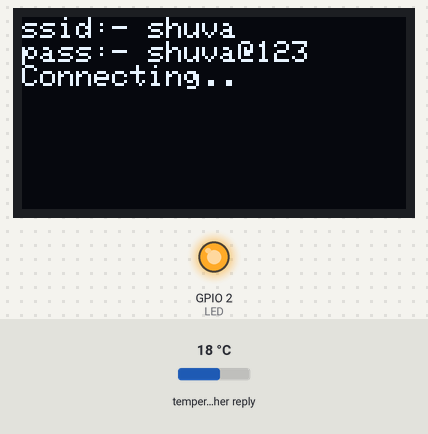
Simulated run of this sketch. Board: ESP32. Parts: 128×64 one-colour display, output pins drawn as LEDs (lit = HIGH). Inputs (shaded band) come from the test bench; at power-on: temperature in the weather reply 18 °C. WiFi joins after 1.5 s; servers stay silent unless stated; web services answer with replies made up by the test bench; what the sketch prints to the serial monitor is not drawn.

Above: at 1.2 s.
1.3 s: temperature in the weather reply set to -14 °C
At 11.0 s:
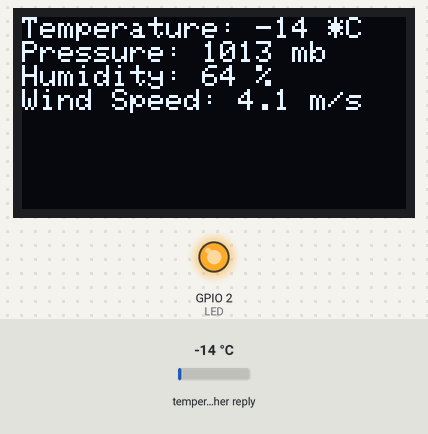
11.8 s: temperature in the weather reply set to -1 °C
At 21.5 s:
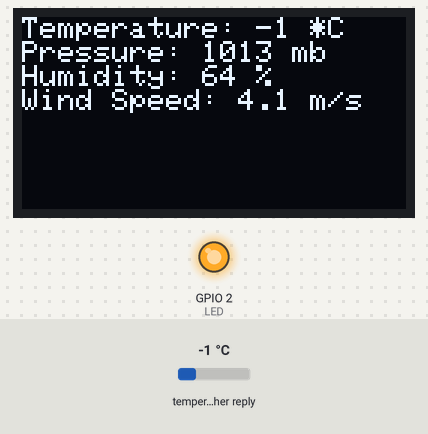
22.1 s: temperature in the weather reply set to 1 °C
At 32.0 s:
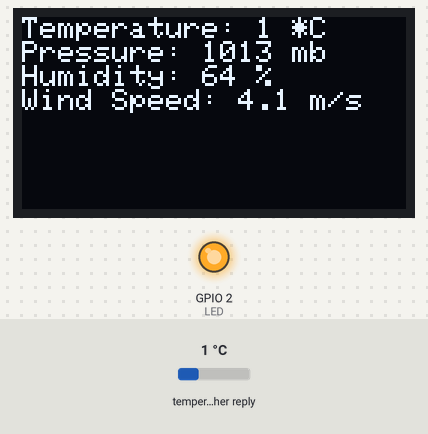
42.6 s: temperature in the weather reply set to 14 °C
At 51.8 s:
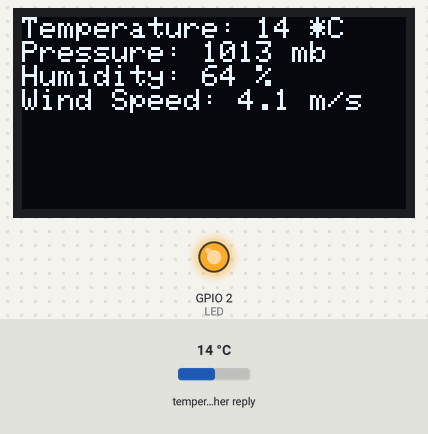
Timing chart, 0 to 53.3 s (numbered marks = the images above; inputs shaded):
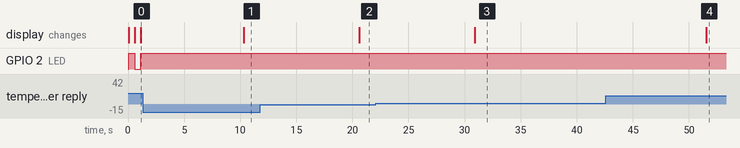

The sketch:

ESP32_Weather_Station_OLED.ino
```cpp
#include <WiFi.h>
#include <HTTPClient.h>
#include <Arduino_JSON.h>
#include <Adafruit_SSD1306.h>

#define SCREEN_WIDTH 128 // OLED display width, in pixels
#define SCREEN_HEIGHT 64 // OLED display height, in pixels

#define OLED_RESET     -1 // Reset pin # (or -1 if sharing Arduino reset pin)
Adafruit_SSD1306 display(SCREEN_WIDTH, SCREEN_HEIGHT, &Wire, OLED_RESET);

#define LED 2
bool state;

const char* ssid = "shuva";
const char* password = "shuva@123";

String openWeatherMapApiKey = "e9935677a9486f65d41b829c565dc127";

String city = "Bally";
String countryCode = "IN";

unsigned long lastTime = 0;
unsigned long timerDelay = 10000;

String jsonBuffer;

int conn_cont = 1;

void setup() {
  Serial.begin(115200);
  display.begin(SSD1306_SWITCHCAPVCC, 0x3C);
  display.clearDisplay();
  display.setTextColor(WHITE);
  display.display();

  pinMode(LED, OUTPUT);

  WiFi.mode(WIFI_STA);
  WiFi.begin(ssid, password);
}

void loop() {
  if (WiFi.status() != WL_CONNECTED)
  {
    conn_cont = 1;
    while (WiFi.status() != WL_CONNECTED)
    {
      Serial.println(conn_cont);
      if (conn_cont == 1)
      {
        display.clearDisplay();
        display.setCursor(0, 0);
        display.print("ssid:- ");
        display.println((String)ssid);
        display.print("pass:- ");
        display.println((String)password);
        display.print("Connecting   ");
        display.display();
      }
      else if (conn_cont == 2)
      {
        display.clearDisplay();
        display.setCursor(0, 0);
        display.print("ssid:- ");
        display.println((String)ssid);
        display.print("pass:- ");
        display.println((String)password);
        display.print("Connecting.  ");
        display.display();
      }
      else if (conn_cont == 3)
      {
        display.clearDisplay();
        display.setCursor(0, 0);
        display.print("ssid:- ");
        display.println((String)ssid);
        display.print("pass:- ");
        display.println((String)password);
        display.print("Connecting.. ");
        display.display();
      }
      else if (conn_cont == 4)
      {
        display.clearDisplay();
        display.setCursor(0, 0);
        display.print("ssid:- ");
        display.println((String)ssid);
        display.print("pass:- ");
        display.println((String)password);
        display.print("Connecting...");
        display.display();
      }
      conn_cont++;
      if (conn_cont > 4)
      {
        conn_cont = 1;
      }
      state = !state;
      digitalWrite(LED, state);
      delay(500);
    }
  }
  else
  {
    if ((millis() - lastTime) > timerDelay) {
      String serverPath = "http://api.openweathermap.org/data/2.5/weather?q=" + city + "," + countryCode + "&units=metric&APPID=" + openWeatherMapApiKey;

      jsonBuffer = httpGETRequest(serverPath.c_str());
      Serial.println(jsonBuffer);
      JSONVar myObject = JSON.parse(jsonBuffer);

      // JSON.typeof(jsonVar) can be used to get the type of the var
      if (JSON.typeof(myObject) == "undefined") {
        Serial.println("Parsing input failed!");
        return;
      }

      Serial.print("JSON object = ");
      Serial.println(myObject);

      display.clearDisplay();
      display.setCursor(0, 0);
      display.print("Temperature: ");
      display.print(myObject["main"]["temp"]);
      display.println(" *C");
      display.print("Pressure: ");
      display.print(myObject["main"]["pressure"]);
      display.println(" mb");
      display.print("Humidity: ");
      display.print(myObject["main"]["humidity"]);
      display.println(" %");
      display.print("Wind Speed: ");
      display.print(myObject["wind"]["speed"]);
      display.println(" m/s");
      display.display();

      lastTime = millis();
    }
  }
}
//#############################################################

String httpGETRequest(const char* serverName) {
  HTTPClient http;

  // Your Domain name with URL path or IP address with path
  http.begin(serverName);

  // Send HTTP POST request
  int httpResponseCode = http.GET();

  String payload = "{}";

  if (httpResponseCode > 0) {
    Serial.print("HTTP Response code: ");
    Serial.println(httpResponseCode);
    payload = http.getString();
  }
  else {
    Serial.print("Error code: ");
    Serial.println(httpResponseCode);
  }
  // Free resources
  http.end();

  return payload;
}
```

Measured:
- after the input at 1.3 s, the display: changes after 9.0 s (image 1)
- after the input at 11.8 s, the display: changes after 8.8 s (image 2)
- after the input at 22.1 s, the display: changes after 8.8 s (image 3)
- after the input at 42.6 s, the display: changes after 8.9 s (image 4)
